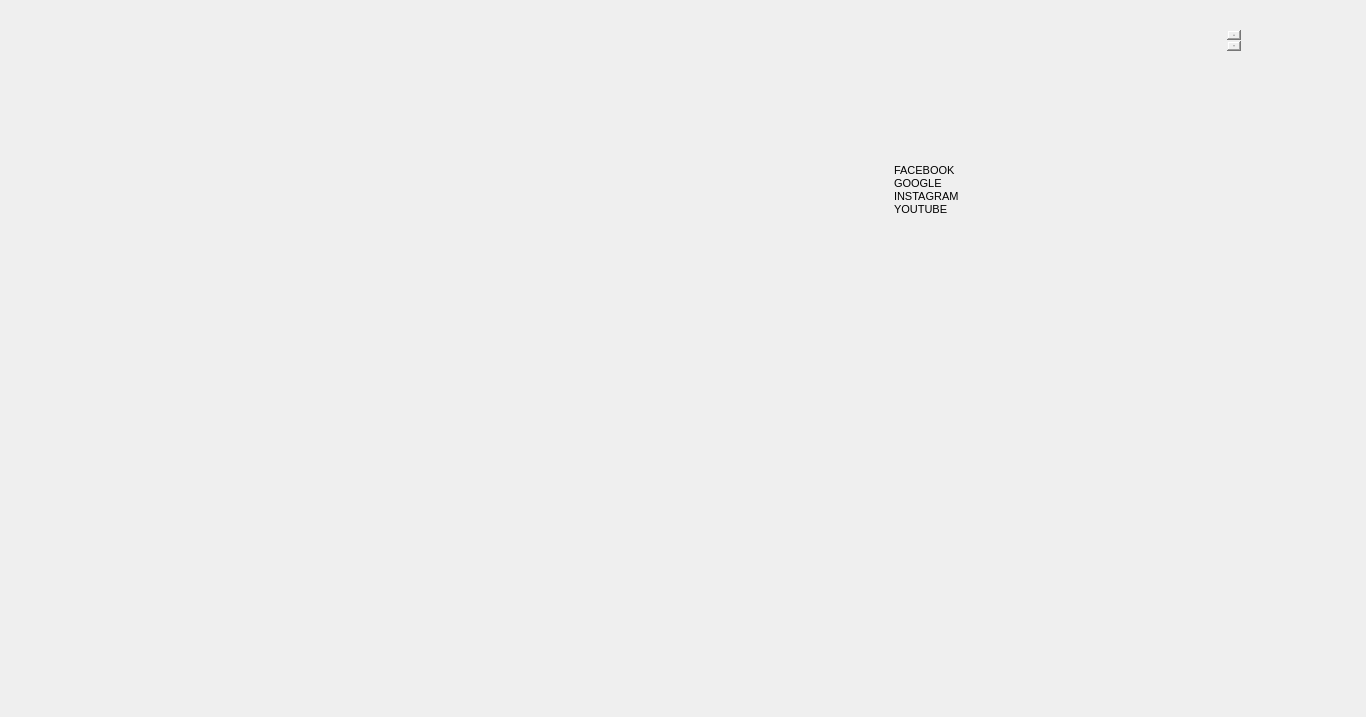
<?xml version="1.0" encoding="UTF-8"?>
<ui version="4.0">
 <class>MainWindow</class>
 <widget class="QMainWindow" name="MainWindow">
  <property name="geometry">
   <rect>
    <x>0</x>
    <y>0</y>
    <width>1366</width>
    <height>717</height>
   </rect>
  </property>
  <property name="windowTitle">
   <string>MainWindow</string>
  </property>
  <widget class="QWidget" name="centralwidget">
   <widget class="QLabel" name="bg">
    <property name="geometry">
     <rect>
      <x>-70</x>
      <y>-30</y>
      <width>1491</width>
      <height>861</height>
     </rect>
    </property>
    <property name="text">
     <string/>
    </property>
    <property name="pixmap">
     <pixmap>../Gui images/maxresdefault.jpg</pixmap>
    </property>
    <property name="scaledContents">
     <bool>true</bool>
    </property>
   </widget>
   <widget class="QLabel" name="Time">
    <property name="geometry">
     <rect>
      <x>90</x>
      <y>60</y>
      <width>161</width>
      <height>141</height>
     </rect>
    </property>
    <property name="text">
     <string/>
    </property>
    <property name="pixmap">
     <pixmap>../Gui images/Untitled-1.png</pixmap>
    </property>
    <property name="scaledContents">
     <bool>true</bool>
    </property>
   </widget>
   <widget class="QLabel" name="time">
    <property name="geometry">
     <rect>
      <x>140</x>
      <y>-80</y>
      <width>291</width>
      <height>281</height>
     </rect>
    </property>
    <property name="text">
     <string/>
    </property>
    <property name="pixmap">
     <pixmap>../Gui images/box1.png</pixmap>
    </property>
    <property name="scaledContents">
     <bool>true</bool>
    </property>
   </widget>
   <widget class="QLabel" name="line">
    <property name="geometry">
     <rect>
      <x>-100</x>
      <y>-90</y>
      <width>261</width>
      <height>451</height>
     </rect>
    </property>
    <property name="text">
     <string/>
    </property>
    <property name="pixmap">
     <pixmap>../Gui images/Linenarrow.png</pixmap>
    </property>
    <property name="scaledContents">
     <bool>true</bool>
    </property>
   </widget>
   <widget class="QLabel" name="line_2">
    <property name="geometry">
     <rect>
      <x>-80</x>
      <y>-60</y>
      <width>261</width>
      <height>221</height>
     </rect>
    </property>
    <property name="text">
     <string/>
    </property>
    <property name="pixmap">
     <pixmap>../Gui images/Linenarrow.png</pixmap>
    </property>
    <property name="scaledContents">
     <bool>true</bool>
    </property>
   </widget>
   <widget class="QLabel" name="line_3">
    <property name="geometry">
     <rect>
      <x>-80</x>
      <y>110</y>
      <width>261</width>
      <height>451</height>
     </rect>
    </property>
    <property name="text">
     <string/>
    </property>
    <property name="pixmap">
     <pixmap>../Gui images/Linenarrow.png</pixmap>
    </property>
    <property name="scaledContents">
     <bool>true</bool>
    </property>
   </widget>
   <widget class="QLabel" name="broadline">
    <property name="geometry">
     <rect>
      <x>-50</x>
      <y>360</y>
      <width>161</width>
      <height>451</height>
     </rect>
    </property>
    <property name="text">
     <string/>
    </property>
    <property name="pixmap">
     <pixmap>../Gui images/line.png</pixmap>
    </property>
    <property name="scaledContents">
     <bool>true</bool>
    </property>
   </widget>
   <widget class="QLabel" name="broadline_2">
    <property name="geometry">
     <rect>
      <x>0</x>
      <y>-110</y>
      <width>161</width>
      <height>451</height>
     </rect>
    </property>
    <property name="text">
     <string/>
    </property>
    <property name="pixmap">
     <pixmap>../Gui images/line.png</pixmap>
    </property>
    <property name="scaledContents">
     <bool>true</bool>
    </property>
   </widget>
   <widget class="QLabel" name="line_4">
    <property name="geometry">
     <rect>
      <x>-70</x>
      <y>500</y>
      <width>261</width>
      <height>451</height>
     </rect>
    </property>
    <property name="text">
     <string/>
    </property>
    <property name="pixmap">
     <pixmap>../Gui images/Linenarrow.png</pixmap>
    </property>
    <property name="scaledContents">
     <bool>true</bool>
    </property>
   </widget>
   <widget class="QLabel" name="arrow">
    <property name="geometry">
     <rect>
      <x>-40</x>
      <y>230</y>
      <width>141</width>
      <height>151</height>
     </rect>
    </property>
    <property name="text">
     <string/>
    </property>
    <property name="pixmap">
     <pixmap>../Gui images/arrow.png</pixmap>
    </property>
    <property name="scaledContents">
     <bool>true</bool>
    </property>
   </widget>
   <widget class="QLabel" name="arrow_2">
    <property name="geometry">
     <rect>
      <x>-40</x>
      <y>260</y>
      <width>141</width>
      <height>151</height>
     </rect>
    </property>
    <property name="text">
     <string/>
    </property>
    <property name="pixmap">
     <pixmap>../Gui images/arrow.png</pixmap>
    </property>
    <property name="scaledContents">
     <bool>true</bool>
    </property>
   </widget>
   <widget class="QLabel" name="arrow_3">
    <property name="geometry">
     <rect>
      <x>-40</x>
      <y>290</y>
      <width>141</width>
      <height>151</height>
     </rect>
    </property>
    <property name="text">
     <string/>
    </property>
    <property name="pixmap">
     <pixmap>../Gui images/arrow.png</pixmap>
    </property>
    <property name="scaledContents">
     <bool>true</bool>
    </property>
   </widget>
   <widget class="QLabel" name="arrow_4">
    <property name="geometry">
     <rect>
      <x>-40</x>
      <y>320</y>
      <width>141</width>
      <height>151</height>
     </rect>
    </property>
    <property name="text">
     <string/>
    </property>
    <property name="pixmap">
     <pixmap>../Gui images/arrow.png</pixmap>
    </property>
    <property name="scaledContents">
     <bool>true</bool>
    </property>
   </widget>
   <widget class="QLabel" name="arrow_5">
    <property name="geometry">
     <rect>
      <x>-40</x>
      <y>350</y>
      <width>141</width>
      <height>151</height>
     </rect>
    </property>
    <property name="text">
     <string/>
    </property>
    <property name="pixmap">
     <pixmap>../Gui images/arrow.png</pixmap>
    </property>
    <property name="scaledContents">
     <bool>true</bool>
    </property>
   </widget>
   <widget class="QLabel" name="Clock">
    <property name="geometry">
     <rect>
      <x>60</x>
      <y>510</y>
      <width>201</width>
      <height>201</height>
     </rect>
    </property>
    <property name="text">
     <string/>
    </property>
    <property name="pixmap">
     <pixmap>../Gui images/temprature.png</pixmap>
    </property>
    <property name="scaledContents">
     <bool>true</bool>
    </property>
   </widget>
   <widget class="QLabel" name="centerconsole">
    <property name="geometry">
     <rect>
      <x>380</x>
      <y>160</y>
      <width>441</width>
      <height>421</height>
     </rect>
    </property>
    <property name="text">
     <string/>
    </property>
    <property name="pixmap">
     <pixmap>../Gui images/centerconsole.png</pixmap>
    </property>
    <property name="scaledContents">
     <bool>true</bool>
    </property>
   </widget>
   <widget class="QLabel" name="Point2">
    <property name="geometry">
     <rect>
      <x>670</x>
      <y>50</y>
      <width>411</width>
      <height>351</height>
     </rect>
    </property>
    <property name="text">
     <string/>
    </property>
    <property name="pixmap">
     <pixmap>../Gui images/point1.png</pixmap>
    </property>
    <property name="scaledContents">
     <bool>true</bool>
    </property>
   </widget>
   <widget class="QLabel" name="Point3">
    <property name="geometry">
     <rect>
      <x>280</x>
      <y>130</y>
      <width>411</width>
      <height>351</height>
     </rect>
    </property>
    <property name="text">
     <string/>
    </property>
    <property name="pixmap">
     <pixmap>../Gui images/poitn3.png</pixmap>
    </property>
    <property name="scaledContents">
     <bool>true</bool>
    </property>
   </widget>
   <widget class="QLabel" name="arrowdown">
    <property name="geometry">
     <rect>
      <x>1230</x>
      <y>-70</y>
      <width>171</width>
      <height>181</height>
     </rect>
    </property>
    <property name="text">
     <string/>
    </property>
    <property name="pixmap">
     <pixmap>../Gui images/arrowdown.png</pixmap>
    </property>
    <property name="scaledContents">
     <bool>true</bool>
    </property>
   </widget>
   <widget class="QLabel" name="arrowdown_2">
    <property name="geometry">
     <rect>
      <x>1230</x>
      <y>-50</y>
      <width>171</width>
      <height>181</height>
     </rect>
    </property>
    <property name="text">
     <string/>
    </property>
    <property name="pixmap">
     <pixmap>../Gui images/arrowdown.png</pixmap>
    </property>
    <property name="scaledContents">
     <bool>true</bool>
    </property>
   </widget>
   <widget class="QLabel" name="arrowdown_3">
    <property name="geometry">
     <rect>
      <x>1230</x>
      <y>-30</y>
      <width>171</width>
      <height>181</height>
     </rect>
    </property>
    <property name="text">
     <string/>
    </property>
    <property name="pixmap">
     <pixmap>../Gui images/arrowdown.png</pixmap>
    </property>
    <property name="scaledContents">
     <bool>true</bool>
    </property>
   </widget>
   <widget class="QLabel" name="arrowdown_4">
    <property name="geometry">
     <rect>
      <x>1230</x>
      <y>-10</y>
      <width>171</width>
      <height>181</height>
     </rect>
    </property>
    <property name="text">
     <string/>
    </property>
    <property name="pixmap">
     <pixmap>../Gui images/arrowdown.png</pixmap>
    </property>
    <property name="scaledContents">
     <bool>true</bool>
    </property>
   </widget>
   <widget class="QLabel" name="arrowdown_5">
    <property name="geometry">
     <rect>
      <x>1230</x>
      <y>10</y>
      <width>171</width>
      <height>181</height>
     </rect>
    </property>
    <property name="text">
     <string/>
    </property>
    <property name="pixmap">
     <pixmap>../Gui images/arrowdown.png</pixmap>
    </property>
    <property name="scaledContents">
     <bool>true</bool>
    </property>
   </widget>
   <widget class="QLabel" name="arrowdown_6">
    <property name="geometry">
     <rect>
      <x>1230</x>
      <y>30</y>
      <width>171</width>
      <height>181</height>
     </rect>
    </property>
    <property name="text">
     <string/>
    </property>
    <property name="pixmap">
     <pixmap>../Gui images/arrowdown.png</pixmap>
    </property>
    <property name="scaledContents">
     <bool>true</bool>
    </property>
   </widget>
   <widget class="QLabel" name="arrowdown_7">
    <property name="geometry">
     <rect>
      <x>1230</x>
      <y>50</y>
      <width>171</width>
      <height>181</height>
     </rect>
    </property>
    <property name="text">
     <string/>
    </property>
    <property name="pixmap">
     <pixmap>../Gui images/arrowdown.png</pixmap>
    </property>
    <property name="scaledContents">
     <bool>true</bool>
    </property>
   </widget>
   <widget class="QLabel" name="temperature_2">
    <property name="geometry">
     <rect>
      <x>1090</x>
      <y>510</y>
      <width>221</width>
      <height>221</height>
     </rect>
    </property>
    <property name="text">
     <string/>
    </property>
    <property name="pixmap">
     <pixmap>../Gui images/circle2.png</pixmap>
    </property>
    <property name="scaledContents">
     <bool>true</bool>
    </property>
   </widget>
   <widget class="QLabel" name="line_5">
    <property name="geometry">
     <rect>
      <x>1060</x>
      <y>100</y>
      <width>521</width>
      <height>301</height>
     </rect>
    </property>
    <property name="text">
     <string/>
    </property>
    <property name="pixmap">
     <pixmap>../Gui images/Linenarrow.png</pixmap>
    </property>
    <property name="scaledContents">
     <bool>true</bool>
    </property>
   </widget>
   <widget class="QLabel" name="line_6">
    <property name="geometry">
     <rect>
      <x>1050</x>
      <y>160</y>
      <width>521</width>
      <height>201</height>
     </rect>
    </property>
    <property name="text">
     <string/>
    </property>
    <property name="pixmap">
     <pixmap>../Gui images/Linenarrow.png</pixmap>
    </property>
    <property name="scaledContents">
     <bool>true</bool>
    </property>
   </widget>
   <widget class="QLabel" name="line_7">
    <property name="geometry">
     <rect>
      <x>1060</x>
      <y>320</y>
      <width>521</width>
      <height>311</height>
     </rect>
    </property>
    <property name="text">
     <string/>
    </property>
    <property name="pixmap">
     <pixmap>../Gui images/Linenarrow.png</pixmap>
    </property>
    <property name="scaledContents">
     <bool>true</bool>
    </property>
   </widget>
   <widget class="QLabel" name="arrowdown_8">
    <property name="geometry">
     <rect>
      <x>1230</x>
      <y>540</y>
      <width>171</width>
      <height>181</height>
     </rect>
    </property>
    <property name="text">
     <string/>
    </property>
    <property name="pixmap">
     <pixmap>../Gui images/arrowdown.png</pixmap>
    </property>
    <property name="scaledContents">
     <bool>true</bool>
    </property>
   </widget>
   <widget class="QLabel" name="arrowdown_9">
    <property name="geometry">
     <rect>
      <x>1230</x>
      <y>500</y>
      <width>171</width>
      <height>181</height>
     </rect>
    </property>
    <property name="text">
     <string/>
    </property>
    <property name="pixmap">
     <pixmap>../Gui images/arrowdown.png</pixmap>
    </property>
    <property name="scaledContents">
     <bool>true</bool>
    </property>
   </widget>
   <widget class="QLabel" name="arrowdown_10">
    <property name="geometry">
     <rect>
      <x>1230</x>
      <y>600</y>
      <width>171</width>
      <height>181</height>
     </rect>
    </property>
    <property name="text">
     <string/>
    </property>
    <property name="pixmap">
     <pixmap>../Gui images/arrowdown.png</pixmap>
    </property>
    <property name="scaledContents">
     <bool>true</bool>
    </property>
   </widget>
   <widget class="QLabel" name="arrowdown_11">
    <property name="geometry">
     <rect>
      <x>1230</x>
      <y>620</y>
      <width>171</width>
      <height>181</height>
     </rect>
    </property>
    <property name="text">
     <string/>
    </property>
    <property name="pixmap">
     <pixmap>../Gui images/arrowdown.png</pixmap>
    </property>
    <property name="scaledContents">
     <bool>true</bool>
    </property>
   </widget>
   <widget class="QLabel" name="arrowdown_12">
    <property name="geometry">
     <rect>
      <x>1230</x>
      <y>580</y>
      <width>171</width>
      <height>181</height>
     </rect>
    </property>
    <property name="text">
     <string/>
    </property>
    <property name="pixmap">
     <pixmap>../Gui images/arrowdown.png</pixmap>
    </property>
    <property name="scaledContents">
     <bool>true</bool>
    </property>
   </widget>
   <widget class="QLabel" name="arrowdown_13">
    <property name="geometry">
     <rect>
      <x>1230</x>
      <y>560</y>
      <width>171</width>
      <height>181</height>
     </rect>
    </property>
    <property name="text">
     <string/>
    </property>
    <property name="pixmap">
     <pixmap>../Gui images/arrowdown.png</pixmap>
    </property>
    <property name="scaledContents">
     <bool>true</bool>
    </property>
   </widget>
   <widget class="QLabel" name="arrowdown_14">
    <property name="geometry">
     <rect>
      <x>1230</x>
      <y>520</y>
      <width>171</width>
      <height>181</height>
     </rect>
    </property>
    <property name="text">
     <string/>
    </property>
    <property name="pixmap">
     <pixmap>../Gui images/arrowdown.png</pixmap>
    </property>
    <property name="scaledContents">
     <bool>true</bool>
    </property>
   </widget>
   <widget class="QLabel" name="line_8">
    <property name="geometry">
     <rect>
      <x>1050</x>
      <y>350</y>
      <width>521</width>
      <height>201</height>
     </rect>
    </property>
    <property name="text">
     <string/>
    </property>
    <property name="pixmap">
     <pixmap>../Gui images/Linenarrow.png</pixmap>
    </property>
    <property name="scaledContents">
     <bool>true</bool>
    </property>
   </widget>
   <widget class="QLabel" name="Edith">
    <property name="geometry">
     <rect>
      <x>490</x>
      <y>20</y>
      <width>541</width>
      <height>121</height>
     </rect>
    </property>
    <property name="text">
     <string/>
    </property>
    <property name="pixmap">
     <pixmap>../Gui images/I'm EDITH!!!!!.png</pixmap>
    </property>
    <property name="scaledContents">
     <bool>true</bool>
    </property>
   </widget>
   <widget class="QLabel" name="a2">
    <property name="geometry">
     <rect>
      <x>-240</x>
      <y>-90</y>
      <width>821</width>
      <height>861</height>
     </rect>
    </property>
    <property name="text">
     <string/>
    </property>
    <property name="pixmap">
     <pixmap>../Gui images/a2.png</pixmap>
    </property>
    <property name="scaledContents">
     <bool>true</bool>
    </property>
   </widget>
   <widget class="QLabel" name="a3">
    <property name="geometry">
     <rect>
      <x>460</x>
      <y>130</y>
      <width>791</width>
      <height>861</height>
     </rect>
    </property>
    <property name="text">
     <string/>
    </property>
    <property name="pixmap">
     <pixmap>../Gui images/a3.png</pixmap>
    </property>
    <property name="scaledContents">
     <bool>true</bool>
    </property>
   </widget>
   <widget class="QLabel" name="Battery">
    <property name="geometry">
     <rect>
      <x>1180</x>
      <y>10</y>
      <width>71</width>
      <height>61</height>
     </rect>
    </property>
    <property name="text">
     <string/>
    </property>
    <property name="pixmap">
     <pixmap>../Gui images/picto-batterie.png</pixmap>
    </property>
    <property name="scaledContents">
     <bool>true</bool>
    </property>
   </widget>
   <widget class="QLabel" name="voicetotext">
    <property name="geometry">
     <rect>
      <x>910</x>
      <y>120</y>
      <width>541</width>
      <height>391</height>
     </rect>
    </property>
    <property name="text">
     <string/>
    </property>
    <property name="pixmap">
     <pixmap>../Gui images/boxvoicetotext3.png</pixmap>
    </property>
    <property name="scaledContents">
     <bool>true</bool>
    </property>
   </widget>
   <widget class="QTextBrowser" name="text_time">
    <property name="geometry">
     <rect>
      <x>170</x>
      <y>30</y>
      <width>231</width>
      <height>71</height>
     </rect>
    </property>
    <property name="styleSheet">
     <string notr="true">background-color:Transparent;
border-radius:none;
</string>
    </property>
   </widget>
   <widget class="QTextBrowser" name="text_date">
    <property name="geometry">
     <rect>
      <x>120</x>
      <y>90</y>
      <width>101</width>
      <height>81</height>
     </rect>
    </property>
    <property name="styleSheet">
     <string notr="true">background-color:Transparent;
border-radius:none;
</string>
    </property>
   </widget>
   <widget class="QLabel" name="clock">
    <property name="geometry">
     <rect>
      <x>120</x>
      <y>570</y>
      <width>81</width>
      <height>81</height>
     </rect>
    </property>
    <property name="text">
     <string/>
    </property>
    <property name="pixmap">
     <pixmap>../Gui images/clock2.png</pixmap>
    </property>
    <property name="scaledContents">
     <bool>true</bool>
    </property>
   </widget>
   <widget class="QTextBrowser" name="text_alarm">
    <property name="geometry">
     <rect>
      <x>130</x>
      <y>590</y>
      <width>61</width>
      <height>51</height>
     </rect>
    </property>
    <property name="styleSheet">
     <string notr="true">background-color:Transparent;
border-radius:none;
</string>
    </property>
   </widget>
   <widget class="QTextBrowser" name="text_alarm_2">
    <property name="geometry">
     <rect>
      <x>20</x>
      <y>260</y>
      <width>371</width>
      <height>141</height>
     </rect>
    </property>
    <property name="styleSheet">
     <string notr="true">background-color:Transparent;
border-radius:none;
</string>
    </property>
   </widget>
   <widget class="QTextBrowser" name="text_searchwikipedia">
    <property name="geometry">
     <rect>
      <x>90</x>
      <y>260</y>
      <width>261</width>
      <height>91</height>
     </rect>
    </property>
    <property name="styleSheet">
     <string notr="true">background-color:Transparent;
border-radius:none;
</string>
    </property>
   </widget>
   <widget class="QTextBrowser" name="text_websites">
    <property name="geometry">
     <rect>
      <x>890</x>
      <y>160</y>
      <width>151</width>
      <height>431</height>
     </rect>
    </property>
    <property name="styleSheet">
     <string notr="true">background-color:Transparent;
border-radius:none;
</string>
    </property>
    <property name="html">
     <string>&lt;!DOCTYPE HTML PUBLIC &quot;-//W3C//DTD HTML 4.0//EN&quot; &quot;http://www.w3.org/TR/REC-html40/strict.dtd&quot;&gt;
&lt;html&gt;&lt;head&gt;&lt;meta name=&quot;qrichtext&quot; content=&quot;1&quot; /&gt;&lt;style type=&quot;text/css&quot;&gt;
p, li { white-space: pre-wrap; }
&lt;/style&gt;&lt;/head&gt;&lt;body style=&quot; font-family:'MS Shell Dlg 2'; font-size:8.25pt; font-weight:400; font-style:normal;&quot;&gt;
&lt;p style=&quot; margin-top:0px; margin-bottom:0px; margin-left:0px; margin-right:0px; -qt-block-indent:0; text-indent:0px;&quot;&gt;FACEBOOK&lt;/p&gt;
&lt;p style=&quot; margin-top:0px; margin-bottom:0px; margin-left:0px; margin-right:0px; -qt-block-indent:0; text-indent:0px;&quot;&gt;GOOGLE&lt;/p&gt;
&lt;p style=&quot; margin-top:0px; margin-bottom:0px; margin-left:0px; margin-right:0px; -qt-block-indent:0; text-indent:0px;&quot;&gt;INSTAGRAM&lt;/p&gt;
&lt;p style=&quot; margin-top:0px; margin-bottom:0px; margin-left:0px; margin-right:0px; -qt-block-indent:0; text-indent:0px;&quot;&gt;YOUTUBE&lt;/p&gt;
&lt;p style=&quot;-qt-paragraph-type:empty; margin-top:0px; margin-bottom:0px; margin-left:0px; margin-right:0px; -qt-block-indent:0; text-indent:0px;&quot;&gt;&lt;br /&gt;&lt;/p&gt;&lt;/body&gt;&lt;/html&gt;</string>
    </property>
   </widget>
   <widget class="QTextBrowser" name="text_voicetotext">
    <property name="geometry">
     <rect>
      <x>1140</x>
      <y>180</y>
      <width>111</width>
      <height>261</height>
     </rect>
    </property>
    <property name="styleSheet">
     <string notr="true">background-color:Transparent;
border-radius:none;
</string>
    </property>
   </widget>
   <widget class="QTextBrowser" name="text_battery">
    <property name="geometry">
     <rect>
      <x>1190</x>
      <y>30</y>
      <width>51</width>
      <height>21</height>
     </rect>
    </property>
    <property name="styleSheet">
     <string notr="true">background-color:Transparent;
border-radius:none;
</string>
    </property>
   </widget>
   <widget class="QTextBrowser" name="text_temperature">
    <property name="geometry">
     <rect>
      <x>1160</x>
      <y>590</y>
      <width>101</width>
      <height>71</height>
     </rect>
    </property>
    <property name="styleSheet">
     <string notr="true">background-color:Transparent;
border-radius:none;
</string>
    </property>
   </widget>
  </widget>
 </widget>
 <resources/>
 <connections/>
</ui>
